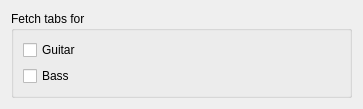
<?xml version="1.0" encoding="UTF-8"?>
<ui version="4.0">
 <class>TabsSettings</class>
 <widget class="QWidget" name="TabsSettings">
  <property name="geometry">
   <rect>
    <x>0</x>
    <y>0</y>
    <width>363</width>
    <height>103</height>
   </rect>
  </property>
  <property name="sizePolicy">
   <sizepolicy hsizetype="MinimumExpanding" vsizetype="MinimumExpanding">
    <horstretch>0</horstretch>
    <verstretch>0</verstretch>
   </sizepolicy>
  </property>
  <property name="minimumSize">
   <size>
    <width>0</width>
    <height>0</height>
   </size>
  </property>
  <property name="windowTitle">
   <string>Current Track Settings</string>
  </property>
  <layout class="QFormLayout" name="formLayout">
   <property name="fieldGrowthPolicy">
    <enum>QFormLayout::ExpandingFieldsGrow</enum>
   </property>
   <property name="labelAlignment">
    <set>Qt::AlignLeading|Qt::AlignLeft|Qt::AlignVCenter</set>
   </property>
   <item row="0" column="0" colspan="2">
    <widget class="QGroupBox" name="gbFetchTabs">
     <property name="title">
      <string>Fetch tabs for</string>
     </property>
     <layout class="QVBoxLayout" name="verticalLayout">
      <item>
       <widget class="QCheckBox" name="cbFetchGuitar">
        <property name="layoutDirection">
         <enum>Qt::LeftToRight</enum>
        </property>
        <property name="text">
         <string>Guitar</string>
        </property>
        <property name="checked">
         <bool>false</bool>
        </property>
       </widget>
      </item>
      <item>
       <widget class="QCheckBox" name="cbFetchBass">
        <property name="layoutDirection">
         <enum>Qt::LeftToRight</enum>
        </property>
        <property name="text">
         <string>Bass</string>
        </property>
        <property name="checked">
         <bool>false</bool>
        </property>
       </widget>
      </item>
     </layout>
    </widget>
   </item>
  </layout>
 </widget>
 <resources/>
 <connections/>
</ui>
